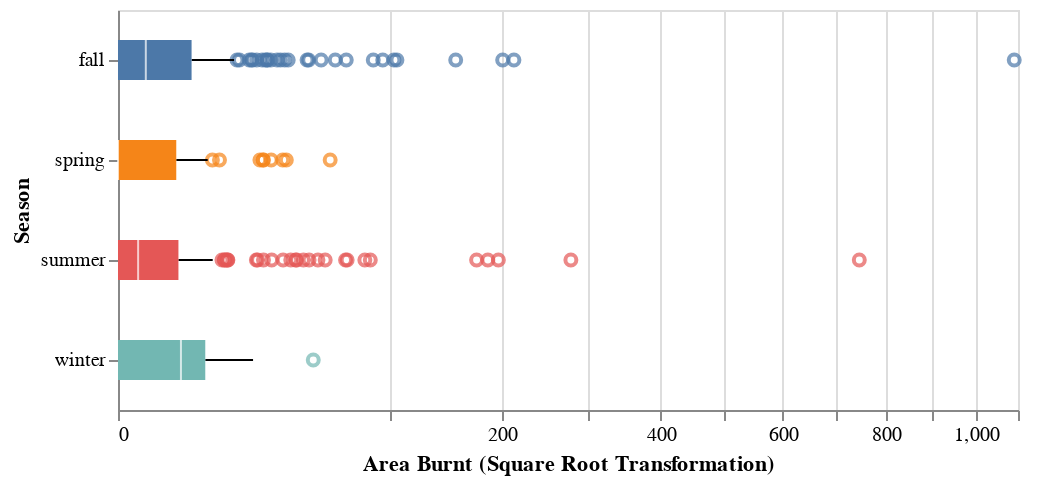

Write notebook code for a chart like this one.
### Code cell
season_mapping = {
    "dec":"winter",
    "jan":"winter",
    "feb":"winter",
    "mar":"spring",
    "apr":"spring",
    "may":"spring",
    "jun":"summer",
    "jul":"summer",
    "aug":"summer",
    "sep":"fall",
    "oct":"fall",
    "nov":"fall"
}
df["season"] = df["month"].map(season_mapping)
#Fig 5. Boxplots of burnt areas of the forest (sqrt tranformed) per season
alt.Chart(df).mark_boxplot(size = 20).encode(
    x = alt.X("area",
              scale = alt.Scale(type = "sqrt"),
              title = "Area Burnt (Square Root Transformation)"),
    y = alt.Y("season",
              sort = "x",
              title = "Season"),
    color = alt.Color("season",legend = None)
).properties(
  height = 200,
  width = 450)

### Figure 1 — Vega-Lite specification as saved in the notebook (floating-point values rounded to 4 significant figures; data arrays with more than 128 entries replaced by an {"elided": "..."} marker saying what was removed)
{"config": {"view": {"continuousWidth": 400, "continuousHeight": 300}}, "data": {"name": "data-d978ce469d18eb196be75b4f0015fa04"}, "mark": {"type": "boxplot", "size": 20}, "encoding": {"color": {"field": "season", "legend": null, "type": "nominal"}, "x": {"field": "area", "scale": {"type": "sqrt"}, "title": "Area Burnt (Square Root Transformation)", "type": "quantitative"}, "y": {"field": "season", "sort": "x", "title": "Season", "type": "nominal"}}, "height": 200, "width": 450, "$schema": "https://vega.github.io/schema/vega-lite/v4.17.0.json", "datasets": {"data-d978ce469d18eb196be75b4f0015fa04": {"elided": "517 records"}}}
